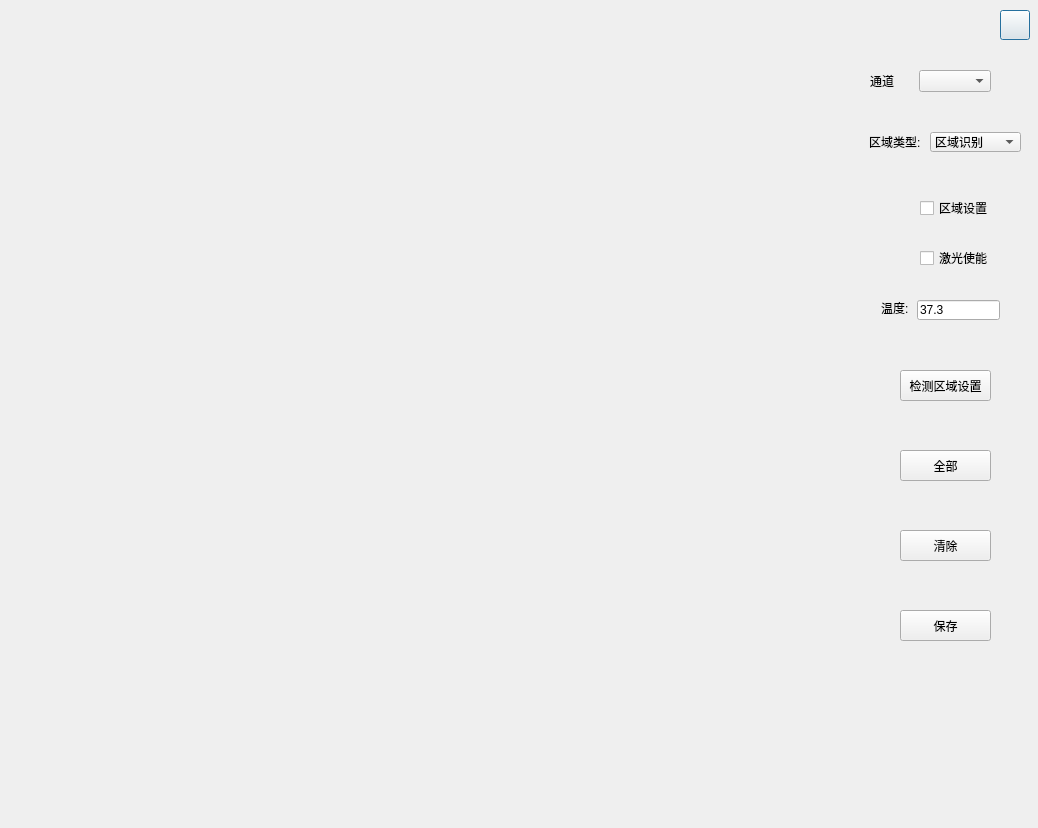
<?xml version="1.0" encoding="UTF-8"?>
<ui version="4.0">
 <class>AnalysisDlg</class>
 <widget class="QDialog" name="AnalysisDlg">
  <property name="geometry">
   <rect>
    <x>0</x>
    <y>0</y>
    <width>1038</width>
    <height>828</height>
   </rect>
  </property>
  <property name="windowTitle">
   <string>Dialog</string>
  </property>
  <widget class="QPushButton" name="btnClose">
   <property name="geometry">
    <rect>
     <x>1000</x>
     <y>10</y>
     <width>30</width>
     <height>30</height>
    </rect>
   </property>
   <property name="minimumSize">
    <size>
     <width>30</width>
     <height>30</height>
    </size>
   </property>
   <property name="maximumSize">
    <size>
     <width>30</width>
     <height>30</height>
    </size>
   </property>
   <property name="text">
    <string/>
   </property>
   <property name="icon">
    <iconset>
     <normaloff>:/res/SoftIcon/Cancel.png</normaloff>:/res/SoftIcon/Cancel.png</iconset>
   </property>
   <property name="iconSize">
    <size>
     <width>30</width>
     <height>30</height>
    </size>
   </property>
  </widget>
  <widget class="QPushButton" name="btnAll">
   <property name="geometry">
    <rect>
     <x>900</x>
     <y>450</y>
     <width>91</width>
     <height>31</height>
    </rect>
   </property>
   <property name="sizePolicy">
    <sizepolicy hsizetype="Preferred" vsizetype="Preferred">
     <horstretch>0</horstretch>
     <verstretch>0</verstretch>
    </sizepolicy>
   </property>
   <property name="text">
    <string>全部</string>
   </property>
  </widget>
  <widget class="QPushButton" name="btnClear">
   <property name="geometry">
    <rect>
     <x>900</x>
     <y>530</y>
     <width>91</width>
     <height>31</height>
    </rect>
   </property>
   <property name="sizePolicy">
    <sizepolicy hsizetype="Preferred" vsizetype="Preferred">
     <horstretch>0</horstretch>
     <verstretch>0</verstretch>
    </sizepolicy>
   </property>
   <property name="text">
    <string>清除</string>
   </property>
  </widget>
  <widget class="QCheckBox" name="checkBox">
   <property name="geometry">
    <rect>
     <x>920</x>
     <y>200</y>
     <width>71</width>
     <height>16</height>
    </rect>
   </property>
   <property name="sizePolicy">
    <sizepolicy hsizetype="Minimum" vsizetype="Preferred">
     <horstretch>0</horstretch>
     <verstretch>0</verstretch>
    </sizepolicy>
   </property>
   <property name="text">
    <string>区域设置</string>
   </property>
  </widget>
  <widget class="QPushButton" name="btnAreaSet">
   <property name="geometry">
    <rect>
     <x>900</x>
     <y>370</y>
     <width>91</width>
     <height>31</height>
    </rect>
   </property>
   <property name="sizePolicy">
    <sizepolicy hsizetype="Preferred" vsizetype="Preferred">
     <horstretch>0</horstretch>
     <verstretch>0</verstretch>
    </sizepolicy>
   </property>
   <property name="text">
    <string>检测区域设置</string>
   </property>
  </widget>
  <widget class="QPushButton" name="btnSave">
   <property name="geometry">
    <rect>
     <x>900</x>
     <y>610</y>
     <width>91</width>
     <height>31</height>
    </rect>
   </property>
   <property name="text">
    <string>保存</string>
   </property>
  </widget>
  <widget class="QWidget" name="layoutWidget_2">
   <property name="geometry">
    <rect>
     <x>870</x>
     <y>70</y>
     <width>121</width>
     <height>22</height>
    </rect>
   </property>
   <layout class="QHBoxLayout" name="horizontalLayout">
    <item>
     <widget class="QLabel" name="label">
      <property name="text">
       <string>通道</string>
      </property>
     </widget>
    </item>
    <item>
     <widget class="QComboBox" name="comboBox">
      <property name="sizePolicy">
       <sizepolicy hsizetype="Preferred" vsizetype="Preferred">
        <horstretch>0</horstretch>
        <verstretch>0</verstretch>
       </sizepolicy>
      </property>
     </widget>
    </item>
   </layout>
  </widget>
  <widget class="QCheckBox" name="checkBox_Laser">
   <property name="geometry">
    <rect>
     <x>920</x>
     <y>250</y>
     <width>71</width>
     <height>16</height>
    </rect>
   </property>
   <property name="sizePolicy">
    <sizepolicy hsizetype="Minimum" vsizetype="Preferred">
     <horstretch>0</horstretch>
     <verstretch>0</verstretch>
    </sizepolicy>
   </property>
   <property name="text">
    <string>激光使能</string>
   </property>
  </widget>
  <widget class="QLabel" name="label_3">
   <property name="geometry">
    <rect>
     <x>869</x>
     <y>132</y>
     <width>851</width>
     <height>20</height>
    </rect>
   </property>
   <property name="minimumSize">
    <size>
     <width>100</width>
     <height>20</height>
    </size>
   </property>
   <property name="text">
    <string>区域类型:</string>
   </property>
  </widget>
  <widget class="QComboBox" name="comboBox_AreaType">
   <property name="geometry">
    <rect>
     <x>930</x>
     <y>132</y>
     <width>91</width>
     <height>20</height>
    </rect>
   </property>
   <property name="minimumSize">
    <size>
     <width>0</width>
     <height>0</height>
    </size>
   </property>
   <item>
    <property name="text">
     <string>区域识别</string>
    </property>
   </item>
   <item>
    <property name="text">
     <string>区域屏蔽</string>
    </property>
   </item>
   <item>
    <property name="text">
     <string>温度识别区域</string>
    </property>
   </item>
  </widget>
  <widget class="QLineEdit" name="lineEdit_Temperature">
   <property name="geometry">
    <rect>
     <x>917</x>
     <y>300</y>
     <width>83</width>
     <height>20</height>
    </rect>
   </property>
   <property name="text">
    <string>37.3</string>
   </property>
  </widget>
  <widget class="QLabel" name="label_Temp">
   <property name="geometry">
    <rect>
     <x>881</x>
     <y>300</y>
     <width>30</width>
     <height>16</height>
    </rect>
   </property>
   <property name="text">
    <string>温度:</string>
   </property>
  </widget>
 </widget>
 <resources/>
 <connections/>
</ui>
